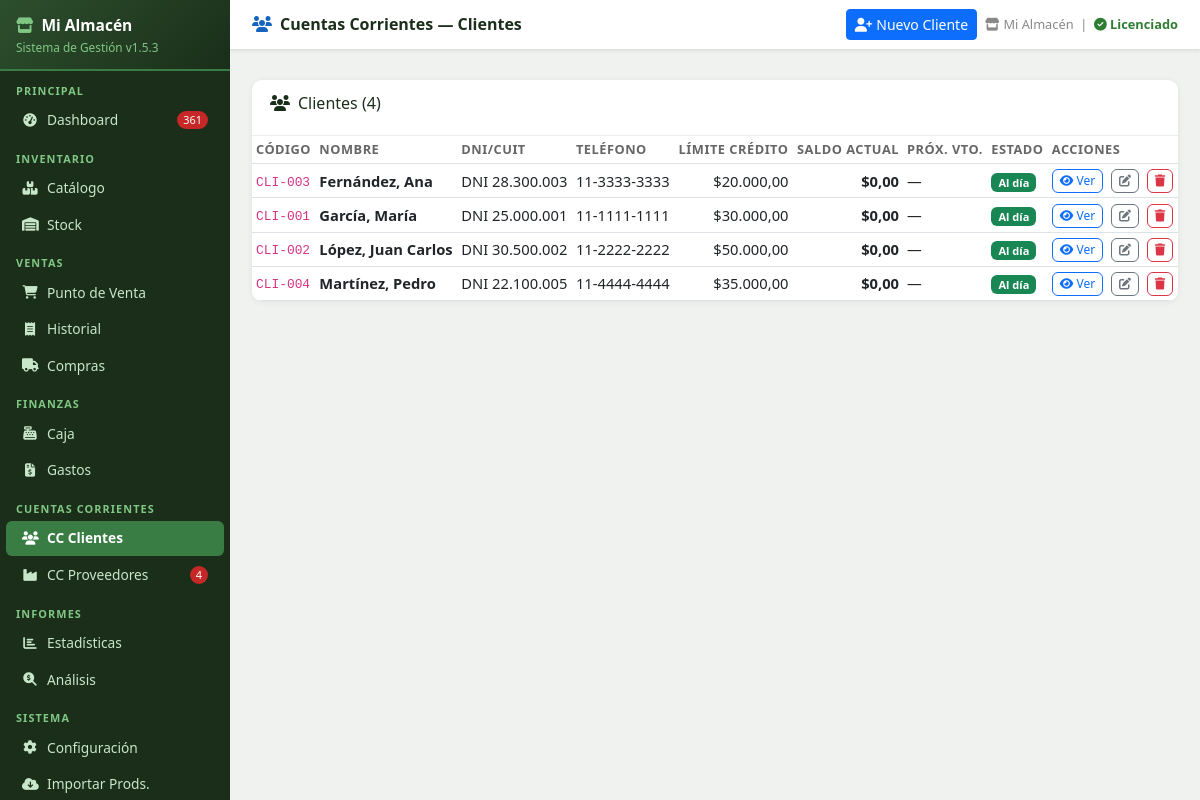
/cc_clientes (signed in), run on the app's committed database.
### tables this page shows
CREATE TABLE config (
            clave TEXT PRIMARY KEY,
            valor TEXT
        );

CREATE TABLE clientes (
            id INTEGER PRIMARY KEY AUTOINCREMENT,
            codigo TEXT UNIQUE,
            nombre TEXT NOT NULL,
            dni_cuit TEXT DEFAULT '',
            telefono TEXT DEFAULT '',
            email TEXT DEFAULT '',
            limite_credito REAL DEFAULT 0,
            activo INTEGER DEFAULT 1
        );

### app.py (the view)
@app.route('/cc_clientes')
@login_required
def cc_clientes():
    clientes = db.get_cc_clientes_resumen()
    hoy = date.today().isoformat()
    return render_template('cc_clientes.html', clientes=clientes, hoy=hoy)

### app.py (called while the page is built)
def login_required(f):
    @wraps(f)
    def decorated(*args, **kwargs):
        if 'user' not in session:
            flash('⚠ Debés iniciar sesión para acceder.', 'warning')
            return redirect(url_for('login', next=request.path))
        return f(*args, **kwargs)
    return decorated

@app.before_request
def before():
    global _scheduler_started
    db.init_db()
    if not _scheduler_started:
        _scheduler_started = True
        iniciar_backup_scheduler()
    public = {'/login', '/static'}
    if any(request.path.startswith(p) for p in public):
        return
    if 'user' in session:
        try:
            inv_at = db.get_config().get('sessions_invalidated_at', '')
            login_at = session.get('login_date', '')
            if inv_at and login_at and login_at < inv_at:
                session.clear()
        except Exception:
            pass
    if 'user' not in session and request.endpoint not in ('login', 'apagar_rapido', 'static', None):
        return redirect(url_for('login', next=request.path))

def fmt_ars(v):
    try:
        return f"${float(v):,.2f}".replace(',','X').replace('.',',').replace('X','.')
    except:
        return "$0,00"

### database.py (called while the page is built, shortened)
def get_conn():
    conn = sqlite3.connect(DB_PATH)
    conn.row_factory = sqlite3.Row
    conn.execute("PRAGMA foreign_keys = ON")
    return conn

def q(sql, params=(), fetchall=True, fetchone=False, commit=False):
    conn = get_conn()
    try:
        c = conn.cursor()
        c.execute(sql, params)
        if commit:
            conn.commit()
            return c.lastrowid
        if fetchone:
            return c.fetchone()
        if fetchall:
            return c.fetchall()
    finally:
        conn.close()

def init_db():
    global _db_initialized
    if _db_initialized:
        return

def get_config():
    rows = q("SELECT clave, valor FROM config")
    return {r['clave']: r['valor'] for r in rows}

def get_cc_clientes_resumen():
    rows = q("""SELECT cl.*,
        COALESCE(SUM(m.debe),0)-COALESCE(SUM(m.haber),0) as saldo_actual,
        MAX(m.vencimiento) as proximo_vto
        FROM clientes cl
        LEFT JOIN cc_clientes_mov m ON m.cliente_id=cl.id
        WHERE cl.activo=1
        GROUP BY cl.id ORDER BY cl.nombre""")
    return rows

### templates/cc_clientes.html (shortened to what this page needs)
{% extends 'base.html' %}
{% block page_title %}<i class="fas fa-users me-2" style="color:#1565c0"></i>Cuentas Corrientes — Clientes{% endblock %}
{% block topbar_actions %}
<button class="btn btn-primary btn-sm" data-bs-toggle="modal" data-bs-target="#nuevoClienteModal">
  <i class="fas fa-user-plus me-1"></i>Nuevo Cliente
</button>
{% endblock %}
{% block content %}
<div class="table-card mb-3">
  <div class="tc-header"><h6><i class="fas fa-users me-2"></i>Clientes ({{ clientes|length }})</h6></div>
  <div class="table-responsive">
    <table class="table table-sm mb-0">
      <thead>
        <tr><th>Código</th><th>Nombre</th><th>DNI/CUIT</th><th>Teléfono</th>
        <th class="text-end">Límite Crédito</th><th class="text-end">Saldo Actual</th>
        <th>Próx. Vto.</th><th>Estado</th><th>Acciones</th></tr>
      </thead>
      <tbody>
      {% for cl in clientes %}
        {% set saldo = cl.saldo_actual or 0 %}
        <tr>
          <td><code>{{ cl.codigo }}</code></td>
          <td><strong>{{ cl.nombre }}</strong></td>
          <td>{{ cl.dni_cuit or '—' }}</td>
          <td>{{ cl.telefono or '—' }}</td>
          <td class="text-end">{{ fmt_ars(cl.limite_credito) }}</td>
          <td class="text-end fw-bold {% if saldo > 0 %}text-danger{% elif saldo < 0 %}text-success{% endif %}">
            {{ fmt_ars(saldo) }}
          </td>
          <td>
            {% if cl.proximo_vto %}
              <span class="{% if cl.proximo_vto < hoy %}text-danger fw-bold{% else %}text-muted{% endif %}">
                {{ cl.proximo_vto }}
              </span>
            {% else %}—{% endif %}
          </td>
          <td>
            {% if saldo <= 0 %}<span class="badge bg-success">Al día</span>
            {% elif cl.proximo_vto and cl.proximo_vto < hoy %}<span class="badge bg-danger">VENCIDO</span>
            {% else %}<span class="badge bg-warning text-dark">Debe</span>{% endif %}
          </td>
          <td>
            <a href="/cc_clientes/{{ cl.id }}" class="btn btn-xs btn-outline-primary" style="font-size:.75rem;padding:2px 7px">
              <i class="fas fa-eye"></i> Ver
            </a>
            <button class="btn btn-xs btn-outline-secondary ms-1" style="font-size:.75rem;padding:2px 7px"
              onclick="editarCliente({{ cl.id }},'{{ cl.nombre|replace("'","\\'")|e }}','{{ cl.dni_cuit or '' }}','{{ cl.telefono or '' }}','{{ cl.email or '' }}',{{ cl.limite_credito or 0 }})">
              <i class="fas fa-edit"></i>
            </button>
            <form method="post" action="/clientes/{{ cl.id }}/eliminar" class="d-inline"
                  onsubmit="return confirm('¿Desactivar cliente «{{ cl.nombre|e }}»?')">
              <button type="submit" class="btn btn-xs btn-outline-danger ms-1" style="font-size:.75rem;padding:2px 7px">
                <i class="fas fa-trash"></i>
              </button>
            </form>
          </td>
        </tr>
      {% else %}
        <tr><td colspan="9" class="empty-state"><i class="fas fa-users"></i><br>Sin clientes</td></tr>
      {% endfor %}
      </tbody>
    </table>
  </div>
</div>
{% endblock %}

### templates/base.html (shortened to what this page needs)
<!DOCTYPE html>
<html lang="es">
<head>
<link href="https://cdn.jsdelivr.net/npm/bootstrap@5.3.0/dist/css/bootstrap.min.css" rel="stylesheet">
<link href="https://cdnjs.cloudflare.com/ajax/libs/font-awesome/6.4.0/css/all.min.css" rel="stylesheet">
</head>
<body>
<div id="sidebar">
  <div class="logo">
    <h5><i class="fas fa-store me-2" style="color:#81c784"></i>{{ cfg_nombre or 'Mi Almacén' }}</h5>
    <small>Sistema de Gestión v{{ app_version }}</small>
  </div>
  <div class="nav-label">Principal</div>
  <a href="/" class="nav-link {% if request.path == '/' %}active{% endif %}">
    <i class="fas fa-tachometer-alt"></i> Dashboard
    {% if alertas_sidebar and (alertas_sidebar.sin_stock + alertas_sidebar.critico) > 0 %}
      <span class="badge-alert">{{ alertas_sidebar.sin_stock + alertas_sidebar.critico }}</span>
    {% endif %}
  </a>
  <div class="nav-label">Inventario</div>
  <a href="/productos" class="nav-link {% if '/productos' in request.path and '/importar' not in request.path %}active{% endif %}">
    <i class="fas fa-boxes"></i> Catálogo
  </a>
  <a href="/stock" class="nav-link {% if '/stock' in request.path %}active{% endif %}">
    <i class="fas fa-warehouse"></i> Stock
  </a>
  <div class="nav-label">Ventas</div>
  <a href="/punto_venta" class="nav-link {% if '/punto_venta' in request.path %}active{% endif %}">
    <i class="fas fa-shopping-cart"></i> Punto de Venta
  </a>
  <a href="/historial" class="nav-link {% if '/historial' in request.path %}active{% endif %}">
    <i class="fas fa-receipt"></i> Historial
  </a>
  <a href="/compras" class="nav-link {% if '/compras' in request.path %}active{% endif %}">
    <i class="fas fa-truck"></i> Compras
  </a>
  <div class="nav-label">Finanzas</div>
  <a href="/caja" class="nav-link {% if '/caja' in request.path %}active{% endif %}">
    <i class="fas fa-cash-register"></i> Caja
  </a>
  <a href="/gastos" class="nav-link {% if '/gastos' in request.path %}active{% endif %}">
    <i class="fas fa-file-invoice-dollar"></i> Gastos
  </a>
  <div class="nav-label">Cuentas Corrientes</div>
  <a href="/cc_clientes" class="nav-link {% if '/cc_clientes' in request.path %}active{% endif %}">
    <i class="fas fa-users"></i> CC Clientes
  </a>
  <a href="/cc_proveedores" class="nav-link {% if '/cc_proveedores' in request.path %}active{% endif %}">
    <i class="fas fa-industry"></i> CC Proveedores
    {% if alertas_sidebar and alertas_sidebar.facturas_por_vencer > 0 %}
      <span class="badge-alert">{{ alertas_sidebar.facturas_por_vencer }}</span>
    {% endif %}
  </a>
  <div class="nav-label">Informes</div>
  <a href="/estadisticas" class="nav-link {% if '/estadisticas' in request.path %}active{% endif %}">
    <i class="fas fa-chart-bar"></i> Estadísticas
  </a>
  <a href="/analisis" class="nav-link {% if '/analisis' in request.path %}active{% endif %}">
    <i class="fas fa-search-dollar"></i> Análisis
  </a>
  <div class="nav-label">Sistema</div>
  <a href="/config" class="nav-link {% if request.path == '/config' %}active{% endif %}">
    <i class="fas fa-cog"></i> Configuración
  </a>
  <a href="/productos/importar" class="nav-link {% if '/importar' in request.path %}active{% endif %}">
    <i class="fas fa-cloud-download-alt"></i> Importar Prods.
  </a>
</div>
<div id="main">
  <div class="topbar">
    <h4>{% block page_title %}Dashboard{% endblock %}</h4>
    <div class="tb-actions">
      {% block topbar_actions %}{% endblock %}
      <span class="meta">
        <i class="fas fa-store me-1"></i>{{ cfg_nombre or 'Mi Almacén' }}
        &nbsp;|&nbsp;
        {% if demo_status and demo_status.demo and not demo_status.vencido %}
          <span style="color:#e65100;font-weight:600;">DEMO {{ demo_status.dias_restantes }}d</span>
        {% elif demo_status and not demo_status.demo %}
          <span style="color:#2e7d32;font-weight:600;"><i class="fas fa-check-circle"></i> Licenciado</span>
        {% endif %}
      </span>
    </div>
  </div>
  <div class="px-3 pt-2">
  </div>
  <div class="content">
    {% block content %}{% endblock %}
  </div>
</div>
</body>
</html>

### data on the page
config: valor "Mi Almacén"
clientes: codigo "CLI-003", nombre "Fernández, Ana", dni_cuit "DNI 28.300.003", telefono "11-3333-3333", limite_credito "$20.000,00", fmt_ars "$0,00"
clientes: codigo "CLI-001", nombre "García, María", dni_cuit "DNI 25.000.001", telefono "11-1111-1111", limite_credito "$30.000,00", fmt_ars "$0,00"
clientes: codigo "CLI-002", nombre "López, Juan Carlos", dni_cuit "DNI 30.500.002", telefono "11-2222-2222", limite_credito "$50.000,00", fmt_ars "$0,00"
clientes: codigo "CLI-004", nombre "Martínez, Pedro", dni_cuit "DNI 22.100.005", telefono "11-4444-4444", limite_credito "$35.000,00", fmt_ars "$0,00"

### other printed values
{{ app_version }} "1.5.3"
{{ alertas_sidebar.sin_stock + alertas_sidebar.critico }} "361"
{{ alertas_sidebar.facturas_por_vencer }} "4"
{{ clientes|length }} "4"
